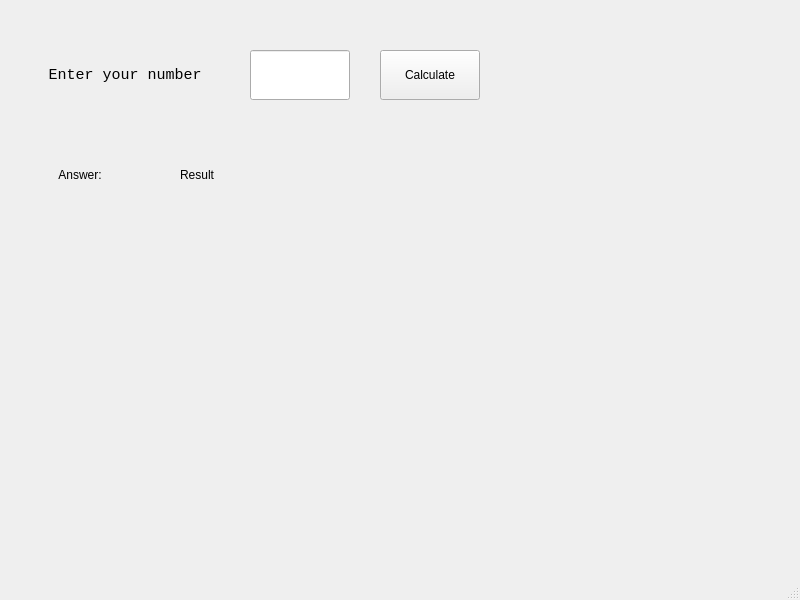
<?xml version="1.0" encoding="UTF-8"?>
<ui version="4.0">
 <class>MainWindow</class>
 <widget class="QMainWindow" name="MainWindow">
  <property name="geometry">
   <rect>
    <x>0</x>
    <y>0</y>
    <width>800</width>
    <height>600</height>
   </rect>
  </property>
  <property name="windowTitle">
   <string>MainWindow</string>
  </property>
  <property name="styleSheet">
   <string notr="true">font: 11pt &quot;Monospace&quot;;</string>
  </property>
  <widget class="QWidget" name="centralwidget">
   <widget class="QLabel" name="label">
    <property name="geometry">
     <rect>
      <x>25</x>
      <y>50</y>
      <width>200</width>
      <height>50</height>
     </rect>
    </property>
    <property name="font">
     <font>
      <family>Monospace</family>
      <pointsize>11</pointsize>
      <italic>false</italic>
      <bold>false</bold>
     </font>
    </property>
    <property name="text">
     <string>Enter your number</string>
    </property>
    <property name="alignment">
     <set>Qt::AlignCenter</set>
    </property>
   </widget>
   <widget class="QLabel" name="label_3">
    <property name="geometry">
     <rect>
      <x>30</x>
      <y>150</y>
      <width>100</width>
      <height>50</height>
     </rect>
    </property>
    <property name="text">
     <string>Answer:</string>
    </property>
    <property name="alignment">
     <set>Qt::AlignCenter</set>
    </property>
   </widget>
   <widget class="QLabel" name="resultLabel">
    <property name="geometry">
     <rect>
      <x>180</x>
      <y>150</y>
      <width>100</width>
      <height>50</height>
     </rect>
    </property>
    <property name="text">
     <string>Result</string>
    </property>
   </widget>
   <widget class="QPushButton" name="calculate">
    <property name="geometry">
     <rect>
      <x>380</x>
      <y>50</y>
      <width>100</width>
      <height>50</height>
     </rect>
    </property>
    <property name="text">
     <string>Calculate</string>
    </property>
   </widget>
   <widget class="QLineEdit" name="lineEdit">
    <property name="geometry">
     <rect>
      <x>250</x>
      <y>50</y>
      <width>100</width>
      <height>50</height>
     </rect>
    </property>
    <property name="text">
     <string/>
    </property>
   </widget>
  </widget>
  <widget class="QMenuBar" name="menubar">
   <property name="geometry">
    <rect>
     <x>0</x>
     <y>0</y>
     <width>800</width>
     <height>23</height>
    </rect>
   </property>
  </widget>
  <widget class="QStatusBar" name="statusbar"/>
 </widget>
 <resources/>
 <connections/>
</ui>
